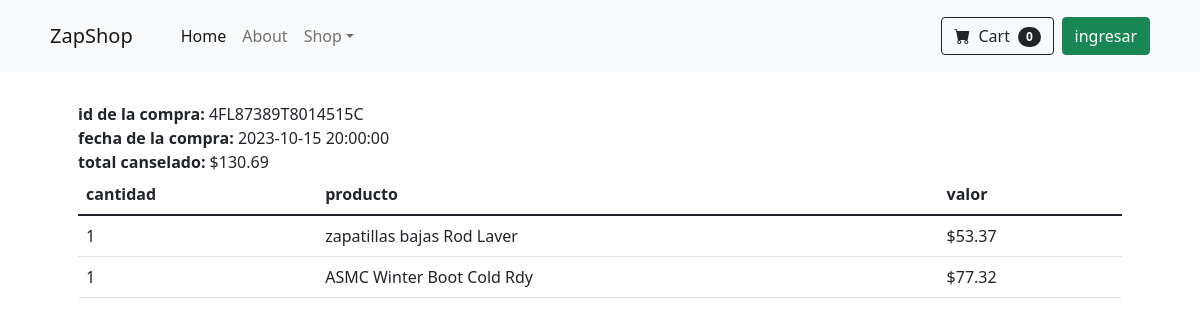
The app's page /detalle_compra.php?key=4FL87389T8014515C with its own data.
### tables this page shows
CREATE TABLE `compra` (
  `id` INT(11) NOT NULL AUTO_INCREMENT,
  `id_transaccion` VARCHAR(20) NOT NULL,
  `fecha` DATETIME DEFAULT NULL,
  `status` VARCHAR(20) NOT NULL,
  `email` VARCHAR(50) NOT NULL,
  `id_cliente` VARCHAR(20) NOT NULL,
  `total` DECIMAL(10,2) NOT NULL,
  PRIMARY KEY (`id`)
);

CREATE TABLE `detalle_compra` (
  `id` INT(11) NOT NULL AUTO_INCREMENT,
  `id_compra` INT(11) NOT NULL,
  `id_producto` INT(11) NOT NULL,
  `nombre` VARCHAR(200) NOT NULL,
  `precio` DECIMAL(10,2) NOT NULL,
  `cantidad` INT(11) NOT NULL,
  PRIMARY KEY (`id`),
  CONSTRAINT `fk_compra` FOREIGN KEY (`id_compra`) REFERENCES `compra` (`id`) ON DELETE CASCADE,
  CONSTRAINT `fk_producto` FOREIGN KEY (`id_producto`) REFERENCES `productos` (`id`) ON DELETE CASCADE
);

### detalle_compra.php (the view, shortened to what this page needs)
<?php
$db = new Database();
$con = $db->conectar();
$id_transaccion = isset($_GET['key']) ? $_GET['key'] : '0';
  $error = '';
  if ($id_transaccion == '') {
            $error = 'Error al precesar la peticion';
        } else {
            $sql = $con->prepare("SELECT count(id) FROM compra WHERE id_transaccion=? AND status=?");
                $sql->execute([$id_transaccion, 'COMPLETED']);
                if($sql->fetchColumn() > 0){
                    $sql = $con->prepare("SELECT id, fecha, email, total FROM compra WHERE id_transaccion=? AND status=? LIMIT 1");
                    $sql->execute([$id_transaccion, 'COMPLETED']);
                    $row = $sql->fetch(PDO::FETCH_ASSOC);
                    $idCompra = $row['id'];
                    $total = $row['total'];
                    $fecha = $row['fecha'];
                    $sqlDet = $con->prepare("SELECT nombre, precio, cantidad FROM detalle_compra WHERE id_compra=?");
                    $sqlDet->execute([$idCompra]);
        } else {
            echo 'error al comprobar la compra';
        }
    }
?>
<!DOCTYPE html>
<html lang="es">
<head>
        <link href="https://cdn.jsdelivr.net/npm/bootstrap-icons@1.5.0/font/bootstrap-icons.css" rel="stylesheet" />
        <link href="css/styles.css" rel="stylesheet" />
    <link href="https://cdn.jsdelivr.net/npm/bootstrap@5.1.3/dist/css/bootstrap.min.css" rel="stylesheet">
    <link href="css/estilos.css" rel="stylesheet">
    <link href="css/preload.css" rel="stylesheet">
</head>
<body>
    <?php include 'menu.php'; ?>
<main>
    <div class="container px-4 px-lg-5">
    <?php if(strlen($error) > 0) { ?>
        <div class="row">
            <div class="col">
                <h3><?php echo $error; ?></h3>
            </div>
        </div>
    <?php } else { ?>
        <div class="row">
           <div class="col">
                <b>id de la compra: </b><?php echo $id_transaccion; ?><br>
                <b>fecha de la compra: </b><?php echo $fecha; ?><br>
                <b>total canselado: </b><?php echo MONEDA . number_format($total, 2, '.', ','); ?><br>
           </div>
        </div>
        <div class="row">
           <div class="col">
            <table class="table">
                <thead>
                    <tr>
                        <th>cantidad</th>
                        <th>producto</th>
                        <th>valor</th>
                    </tr>
                </thead>
                <tbody>
                    <?php while($row_det = $sqlDet->fetch(PDO::FETCH_ASSOC)){ $importe = $row_det['precio'] * $row_det['cantidad'];?>
                        <tr>
                            <td> <?php echo $row_det['cantidad']; ?></td>
                            <td> <?php echo $row_det['nombre']; ?></td>
                            <td> <?php echo MONEDA . number_format($importe, 2, '.', ',') ; ?></td>
                        </tr>
                        <?php } ?>
                </tbody>
            </table>
           </div>
        </div>
        <?php }?>
    </div>
</main>
</body>
</html>

### css/estilos.css (style rules this page uses)
body { background-color: white; }
main > .container { padding: 30px 0; }

### records on screen
compra: fecha "2023-10-15 20:00:00", total "130.69"
detalle_compra: cantidad "1", nombre "zapatillas bajas Rod Laver", precio "53.37"
detalle_compra: cantidad "1", nombre "ASMC Winter Boot Cold Rdy", precio "77.32"

### other values on screen
$num_cart "0"
$id_transaccion "4FL87389T8014515C"
MONEDA "$"
